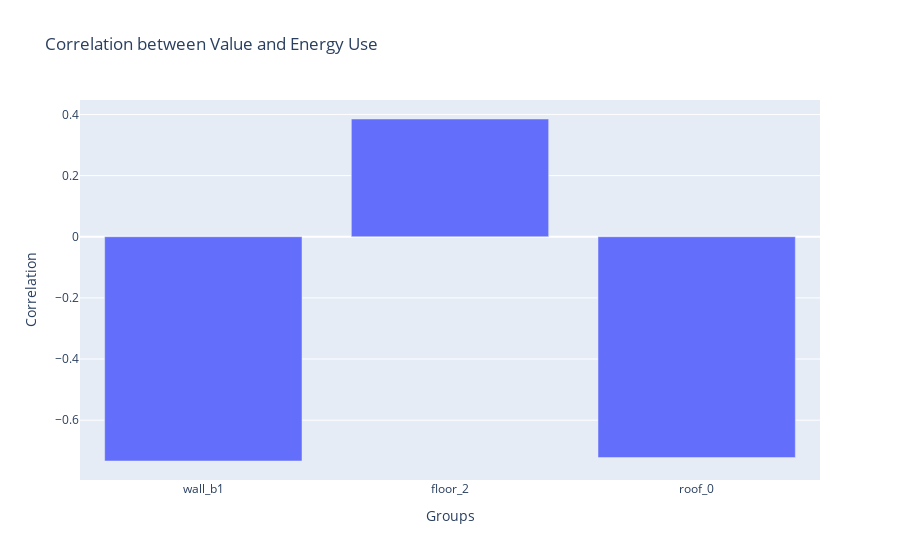

This figure's notebook cell:
### Code cell
correlations(es_data[1], es_data[2])

### Figure 1 — Plotly figure (JSON) as saved in the notebook; plotly's stock layout.template omitted (floating-point values rounded to 4 significant figures)
{"data": [{"type": "bar", "x": ["wall_b1", "floor_2", "roof_0"], "y": [-0.7335, 0.3851, -0.7223]}], "layout": {"title": {"text": "Correlation between Value and Energy Use"}, "xaxis": {"title": {"text": "Groups"}}, "yaxis": {"title": {"text": "Correlation"}}}}
